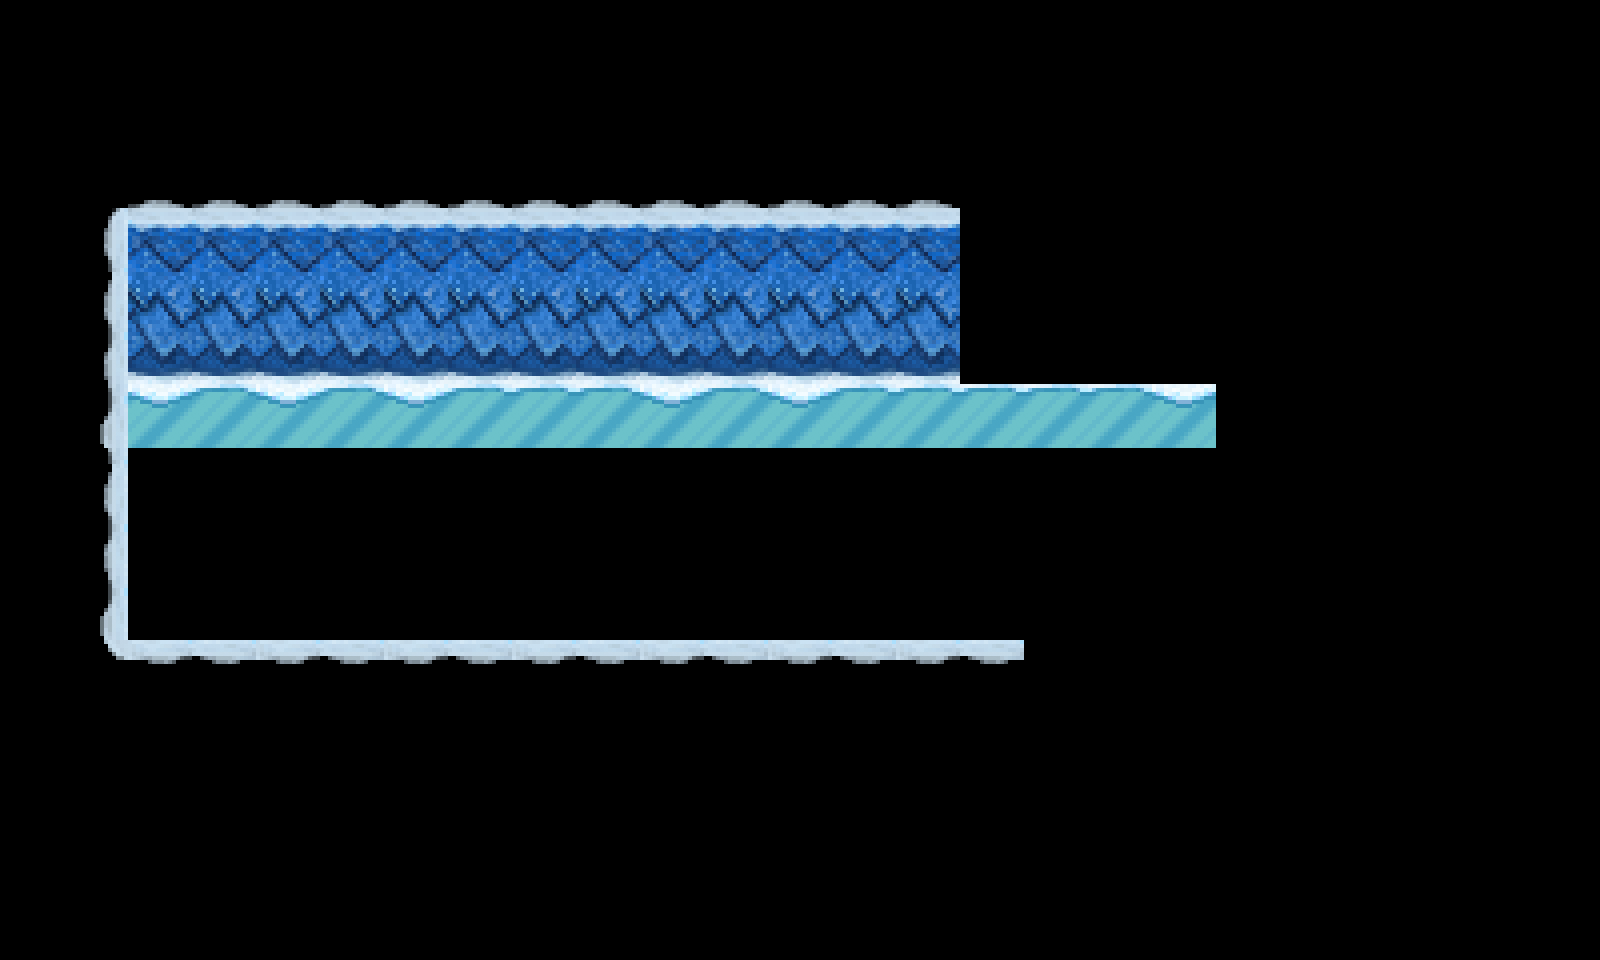

Rendered tile map (Tiled .tmx) drawn with the repository's tilesets; below, a short description and the full map source, tile grids included:
An orthogonal 25x15 tile map with 64x64 px tiles, 2 tile layers (Ground, Walls) and 1 object (playerSpawn).

<map version="1.8" tiledversion="1.8.5" orientation="orthogonal" renderorder="right-down" width="25" height="15" tilewidth="64" tileheight="64" infinite="0" nextlayerid="24" nextobjectid="3">
 <editorsettings>
  <export target="doors3.json" format="json" />
 </editorsettings>
 <tileset firstgid="1" source="iceTiles.tsx" />
 <layer id="22" name="Ground" width="25" height="15">
  <data encoding="csv">
0,0,0,0,0,0,0,0,0,0,0,0,0,0,0,0,0,0,0,0,0,0,0,0,0,
0,0,0,0,0,0,0,0,0,0,0,0,0,0,0,0,0,0,0,0,0,0,0,0,0,
0,0,0,0,0,0,0,0,0,0,0,0,0,0,0,0,0,0,0,0,0,0,0,0,0,
0,0,0,0,0,0,0,0,0,0,0,0,0,0,0,0,0,0,0,0,0,0,0,0,0,
0,0,0,0,0,0,0,0,0,0,0,0,0,0,0,0,0,0,0,0,0,0,0,0,0,
0,0,0,0,0,0,0,0,0,0,0,0,0,0,0,0,0,0,0,0,0,0,0,0,0,
0,0,17,18,17,18,17,18,18,18,17,18,17,18,18,18,18,18,17,0,0,0,0,0,0,
0,0,0,0,0,0,0,0,0,0,0,0,0,0,0,0,0,0,0,0,0,0,0,0,0,
0,0,0,0,0,0,0,0,0,0,0,0,0,0,0,0,0,0,0,0,0,0,0,0,0,
0,0,0,0,0,0,0,0,0,0,0,0,0,0,0,0,0,0,0,0,0,0,0,0,0,
0,0,0,0,0,0,0,0,0,0,0,0,0,0,0,0,0,0,0,0,0,0,0,0,0,
0,0,0,0,0,0,0,0,0,0,0,0,0,0,0,0,0,0,0,0,0,0,0,0,0,
0,0,0,0,0,0,0,0,0,0,0,0,0,0,0,0,0,0,0,0,0,0,0,0,0,
0,0,0,0,0,0,0,0,0,0,0,0,0,0,0,0,0,0,0,0,0,0,0,0,0,
0,0,0,0,0,0,0,0,0,0,0,0,0,0,0,0,0,0,0,0,0,0,0,0,0
</data>
 </layer>
 <layer id="23" name="Walls" width="25" height="15">
  <data encoding="csv">
1,1,1,1,1,1,1,1,1,1,1,1,1,1,1,1,1,1,1,1,1,1,1,1,1,
1,1,1,1,1,1,1,1,1,1,1,1,1,1,1,1,1,1,1,1,1,1,1,1,1,
1,1,1,1,1,1,1,1,1,1,1,1,1,1,1,1,1,1,1,1,1,1,1,1,1,
1,6,2,2,2,2,2,2,2,2,2,2,2,2,2,0,0,0,0,0,0,0,0,0,1,
1,11,7,7,7,7,7,7,7,7,7,7,7,7,7,0,0,0,0,0,0,0,0,0,1,
1,16,12,12,12,12,12,12,12,12,12,12,12,12,12,0,0,0,0,0,0,0,0,0,1,
1,21,0,0,0,0,0,0,0,0,0,0,0,0,0,0,0,0,0,0,0,0,0,0,1,
1,11,0,0,0,0,0,0,0,0,0,0,0,0,0,0,0,0,0,0,0,0,0,0,1,
1,16,0,0,0,0,0,0,0,0,0,0,0,0,0,0,0,0,0,0,0,0,0,0,1,
1,21,0,0,0,0,0,0,0,0,0,0,0,0,0,0,0,0,0,0,0,0,0,0,1,
1,26,27,4,27,4,27,4,27,4,27,4,27,4,27,4,1,1,1,1,1,1,1,1,1,
1,1,1,1,1,1,1,1,1,1,1,1,1,1,1,1,1,1,1,1,1,1,1,1,1,
1,1,1,1,1,1,1,1,1,1,1,1,1,1,1,1,1,1,1,1,1,1,1,1,1,
1,1,1,1,1,1,1,1,1,1,1,1,1,1,1,1,1,1,1,1,1,1,1,1,1,
1,1,1,1,1,1,1,1,1,1,1,1,1,1,1,1,1,1,1,1,1,1,1,1,1
</data>
 </layer>
 <objectgroup id="3" name="Objects" offsetx="32" offsety="0">
  <object id="1" name="playerSpawn" x="170.824" y="507.154">
   <point />
  </object>
 </objectgroup>
</map>
